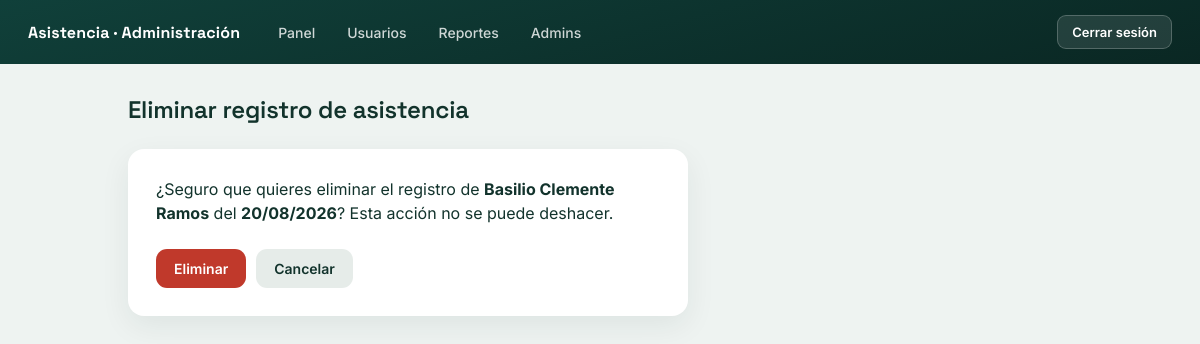
/gestion/asistencias/4/eliminar/ (signed in), run on an earlier commit of the app's database.
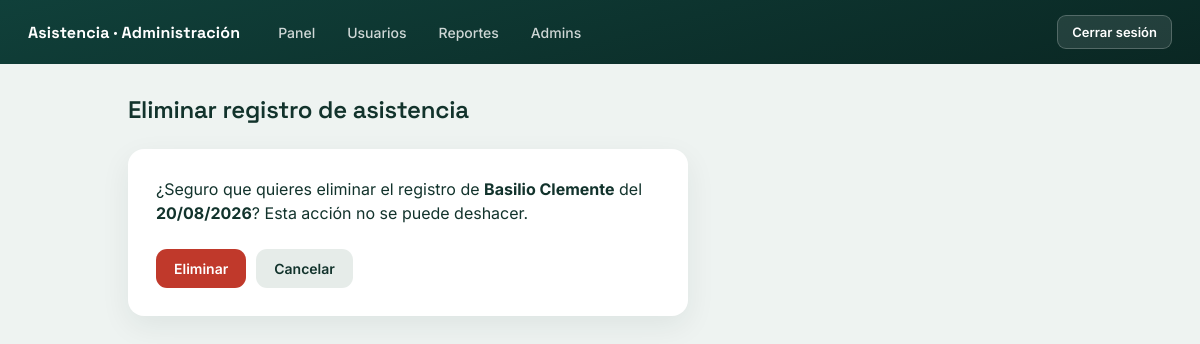
And on a later commit of the database.
### registro/models.py (models this page shows, shortened)
class Asistencia(models.Model):
    ESTADO_COMPLETO = "completo"
    ESTADO_SIN_SALIDA = "entrada_sin_salida"
    ESTADO_CORREGIDO = "corregido"
    ESTADOS = [
        (ESTADO_COMPLETO, "Completo"),
        (ESTADO_SIN_SALIDA, "Entrada sin salida"),
        (ESTADO_CORREGIDO, "Corregido"),
    ]
    pasante = models.ForeignKey(
        Pasante, on_delete=models.PROTECT, related_name="asistencias"
    )
    fecha = models.DateField()
    hora_entrada = models.TimeField(null=True, blank=True)
    hora_salida = models.TimeField(null=True, blank=True)
    tardanza_min = models.PositiveIntegerField(default=0)
    estado = models.CharField(max_length=20, choices=ESTADOS, default=ESTADO_SIN_SALIDA)
    lat_entrada = models.FloatField(null=True, blank=True)
    lng_entrada = models.FloatField(null=True, blank=True)
    lat_salida = models.FloatField(null=True, blank=True)
    lng_salida = models.FloatField(null=True, blank=True)
    class Meta:
        unique_together = ("pasante", "fecha")
        ordering = ["-fecha", "pasante"]

class Pasante(models.Model):
    user = models.OneToOneField(User, on_delete=models.CASCADE, related_name="pasante")
    nombre = models.CharField(max_length=120)
    ci = models.CharField(max_length=20, unique=True)
    area = models.CharField(max_length=80)
    identificador = models.CharField(max_length=20, unique=True)
    horario_entrada = models.TimeField()
    horario_salida = models.TimeField()
    activo = models.BooleanField(default=True)
    dispositivo_id = models.CharField(max_length=64, blank=True, default="")

### registro/views.py (the view)
@staff_member_required
def asistencia_eliminar(request, pk):
    asistencia = get_object_or_404(Asistencia, pk=pk)
    if request.method == "POST":
        asistencia.delete()
        messages.success(request, "Registro de asistencia eliminado.")
        return redirect("asistencias_lista")
    return render(
        request, "registro/asistencia_eliminar.html", {"asistencia": asistencia}
    )

### registro/templates/registro/asistencia_eliminar.html (shortened to what this page needs)
{% extends "registro/base.html" %}
{% block contenido %}
<div class="cabecera">
    <h1>Eliminar registro de asistencia</h1>
</div>
<div class="tarjeta">
    <p style="margin-bottom:16px;line-height:1.5;">
        ¿Seguro que quieres eliminar el registro de
        <strong>{{ asistencia.pasante.nombre }}</strong> del
        <strong>{{ asistencia.fecha|date:"d/m/Y" }}</strong>?
        Esta acción no se puede deshacer.
    </p>
    <form method="post">
        <div class="form-botones">
            <button type="submit" class="btn btn-rojo">Eliminar</button>
            <a class="btn btn-gris" href="{% url 'asistencias_lista' %}">Cancelar</a>
        </div>
    </form>
</div>
{% endblock %}

What changed in the data, as far as the page shows it:
changed Asistencia: pasante.nombre "Basilio Clemente Ramos" → "Basilio Clemente"
